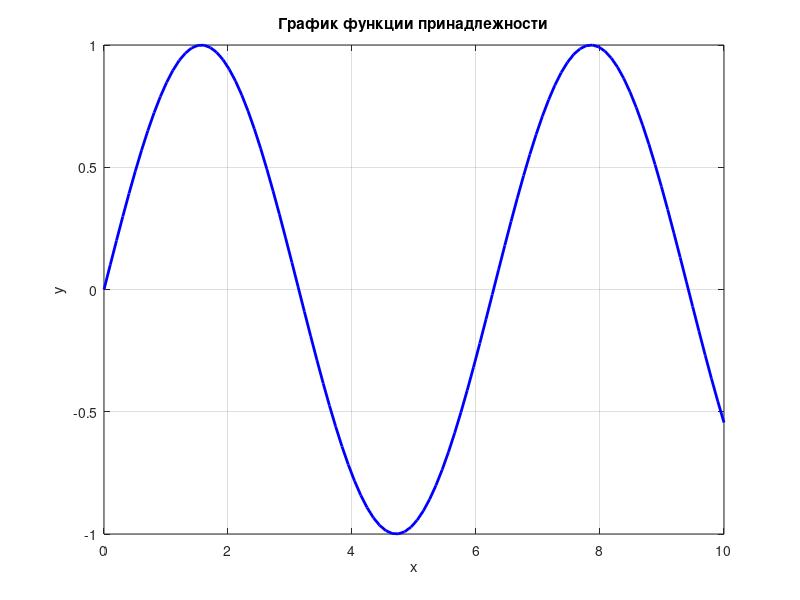
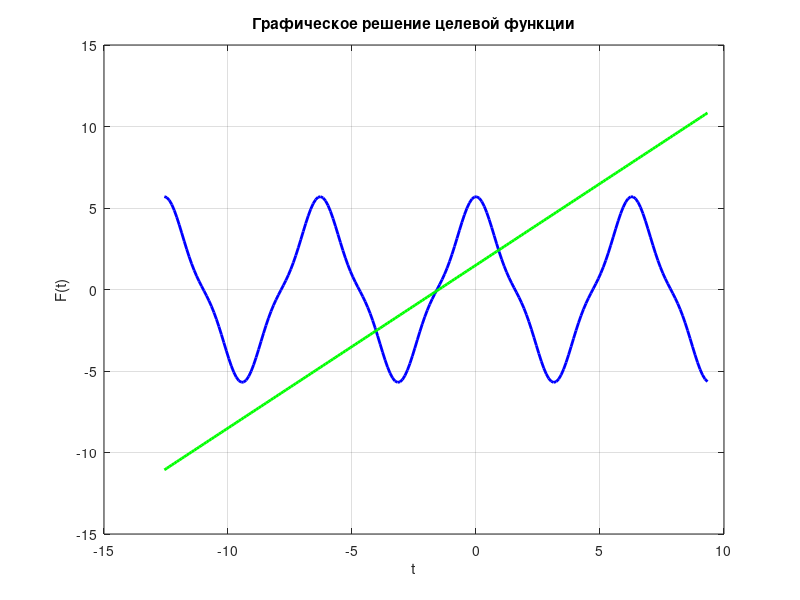

Reproduce these figures in MATLAB, in order.
%%%%%%%%%%%%%%%%%%%%%%%%%%%%%%%%%%%%%%%%%%%%%%%%%%%%%%%%%%%%%%%%%%%%%%%%%%%
% ЛАБОРАТОРНАЯ РАБОТА 1 (ПОЛНАЯ, ВАРИАНТ 7, БЕЗ ВВОДА ПОЛЬЗОВАТЕЛЯ)
% Пункт 1.4.2:
% - Используются уже зафиксированные A, B, n=7
% - Выполняются все пункты, включая п.8 (главные миноры, алгебраические дополнения)
%%%%%%%%%%%%%%%%%%%%%%%%%%%%%%%%%%%%%%%%%%%%%%%%%%%%%%%%%%%%%%%%%%%%%%%%%%%

clc;
close all;
clear all;

%------------------------ ВАРИАНТ 7: Исходные данные -----------------
n = 7;  % ЖЁСТКО зашитый номер варианта

A = [16 17 16 21 22;
     18 15 14 17 16;
     17 22 17 19 20;
     16 17 24 18 17;
     21 22 21 20 14];

B = [120; 102; 138; 146; 117];

disp('=== Лабораторная работа 1, Вариант 7 ===');
disp('Матрица A:');
disp(A);

disp('Матрица B:');
disp(B);

%------------------------ Шаг 2. Транспонирование -----------------
At = A';
Bt = B';

disp('Транспонированная матрица A:');
disp(At);
disp('Транспонированная матрица B:');
disp(Bt);

%------------------------ Шаг 3. Обратная матрица A -----------------
Aobr = inv(A);
disp('Обратная матрица A:');
disp(Aobr);

provA = A * Aobr;
disp('Проверка (A * Aobr) ~ единичная матрица:');
disp(provA);

%------------------------ Шаг 4. Проверка на ортогональность -----------------
Eort = At - Aobr;
disp('Проверка A на ортогональность (At - Aobr):');
disp(Eort);

%------------------------ Шаг 5. Матрица нормированных коeff. C=(Bt) -----------------
C = (Bt - min(Bt(:))) / (max(Bt(:)) - min(Bt(:)));
disp('Матрица нормированных коэффициентов C:');
disp(C);

%------------------------ Шаг 6. Умножение матриц -----------------
Fcb = C * B;   % (1×5)*(5×1) => скаляр
Fbc = B * C;   % (5×1)*(1×5) => (5×5)

disp('Результат умножения (C*B):');
disp(Fcb);
disp('Результат умножения (B*C):');
disp(Fbc);

%------------------------ Шаг 7. Определители -----------------
OFbc = det(Fbc);
OA   = det(A);

disp('Определитель (B*C):');
disp(OFbc);
disp('Определитель (A):');
disp(OA);

%------------------------ Шаг 8. Главные миноры + алгебраические дополнения -----------------
disp('==== Шаг 8: Главные (диагональные) миноры матрицы A ====');
nA = size(A,1); % =5
principalMinors = zeros(nA,1);

for kOrder=1:nA
    principalMinors(kOrder) = det(A(1:kOrder,1:kOrder));
end

disp('Главные (угловые) миноры (порядки 1..5):');
disp(principalMinors);

% Алгебраические дополнения = кофакторы
% A_sub = A без (i-й строки, j-й столбца)
cofactorMatrix = zeros(nA,nA);
for i = 1:nA
    for j = 1:nA
        A_sub = A([1:i-1 i+1:nA],[1:j-1 j+1:nA]);
        cofactorMatrix(i,j) = ((-1)^(i+j)) * det(A_sub);
    end
end

disp('Матрица алгебраических дополнений (кофакторы) A:');
disp(cofactorMatrix);

%------------------------ Шаг 9. Решение СЛАУ методом Гаусса -----------------
disp('==== Решение СЛАУ Ax=B методом Гаусса ====');
AGs = rref([A B]);
rSize = size(AGs);
XGs = AGs(:, rSize(2));

disp('Решение (XGs):');
disp(XGs);

EpsGs = A*XGs - B;
disp('Проверка решения (A*X - B):');
disp(EpsGs);

%------------------------ Шаг 10. Решение СЛАУ (обратная матрица) -----------
disp('==== Решение СЛАУ Ax=B методом обратной матрицы ====');
Xom = Aobr * B;
disp('Решение (Xom):');
disp(Xom);

Epsom = A*Xom - B;
disp('Проверка решения (A*X - B):');
disp(Epsom);

%------------------------ Шаг 11. Функция принадлежности -----------------
x = linspace(0, 10, 100);
y = sin(x);

figure;
plot(x, y, 'b', 'LineWidth', 2);
xlabel('x');
ylabel('y');
title('График функции принадлежности');
grid on;

%------------------------ Шаг 12. Целевая функция V1, V2 (граф.) -----------
% n=7, используем те же формулы
k = round(((32 - n)/(41 - n)) * n);
w = round((n - k + 6)/(n + 1));
t = -4*pi : 0.1 : 3*pi;

V1 = k*cos(w*t) + (n/(n+3)) * cos(3*w*t);
V2 = k/2 + w*t - 1;

figure;
plot(t, V1, 'b', 'LineWidth', 2);
hold on;
plot(t, V2, 'g', 'LineWidth', 2);
xlabel('t');
ylabel('F(t)');
title('Графическое решение целевой функции');
grid on;
hold off;

%------------------------ Сохраняем в текстовый файл (пример) -------------
f_stud = fopen('Lab_rabota_1_stud_N19.txt','wt');
fprintf(f_stud, '=== Лаб. работа 1, вариант 7 ===\n\n');

fprintf(f_stud, 'Матрица A\n');
dlmwrite(f_stud, A, '\t');
fprintf(f_stud, '\nМатрица B\n');
dlmwrite(f_stud, B, '\t');
fprintf(f_stud, '\nТранспонированная матрица A\n');
dlmwrite(f_stud, At, '\t');
fprintf(f_stud, '\nТранспонированная матрица B\n');
dlmwrite(f_stud, Bt, '\t');

fprintf(f_stud, '\nОбратная матрица A\n');
dlmwrite(f_stud, Aobr, '\t', "precision","%3.5e");

fprintf(f_stud, '\nПроверка A*Aobr\n');
dlmwrite(f_stud, provA, '\t', "precision","%3.3e");

fprintf(f_stud, '\nПроверка ортогональности (At-Aobr)\n');
dlmwrite(f_stud, Eort, '\t', "precision","%3.3f");

fprintf(f_stud, '\nМатрица нормир. коэфф. C\n');
dlmwrite(f_stud, C, '\t', "precision","%3.3g");

fprintf(f_stud, '\nC*B= %f\n', Fcb);
fprintf(f_stud, 'B*C => det= %f\n', OFbc);
fprintf(f_stud, 'det(A)= %f\n\n', OA);

fprintf(f_stud, 'Главные миноры A:\n');
dlmwrite(f_stud, principalMinors, '\t');

fprintf(f_stud, '\nМатрица алгебр. дополнений (кофакторы):\n');
dlmwrite(f_stud, cofactorMatrix, '\t', "precision","%3.3g");

fprintf(f_stud, '\nРешение СЛАУ (Гаусс):\n');
dlmwrite(f_stud, XGs, '\t', "precision","%3.3g");
fprintf(f_stud, 'Проверка (A*XGs-B):\n');
dlmwrite(f_stud, EpsGs, '\t', "precision","%3.3g");

fprintf(f_stud, '\nРешение СЛАУ (обратная матрица):\n');
dlmwrite(f_stud, Xom, '\t', "precision","%3.3g");
fprintf(f_stud, 'Проверка (A*Xom-B):\n');
dlmwrite(f_stud, Epsom, '\t', "precision","%3.3g");

fprintf(f_stud, '\nПараметры для целевой функции:\n');
fprintf(f_stud, 'n= %d, k= %d, w= %d\n', n, k, w);

fclose(f_stud);

%------------ Чтобы окна графики не закрывались сразу ---------------
waitforbuttonpress;